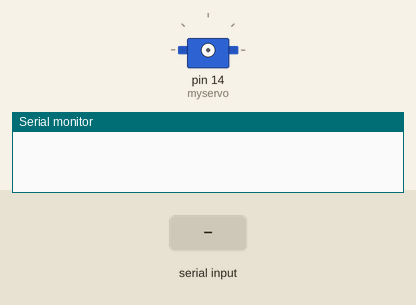
Recording of a sketch running on a simulated Arduino Uno, built with avr-gcc and run on an emulated ATmega328P. Shown: servo, the last lines printed to the serial monitor. Inputs (shaded band) come from the test bench.

Above: at 1.0 s.
1.1 s: "90,45\n" received over Serial
3.6 s: "30,150\n" received over Serial
At 6.5 s:
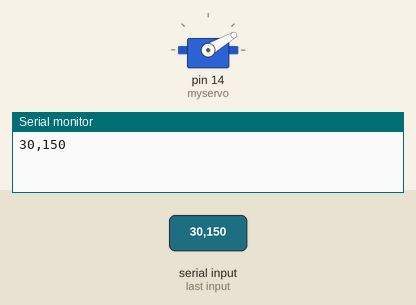
6.6 s: "90\n" received over Serial
At 8.4 s:
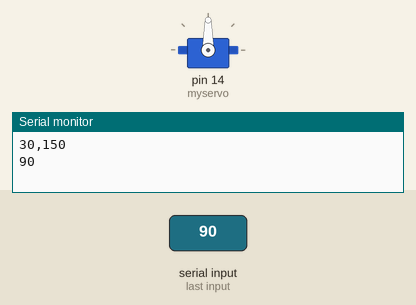
9.0 s: "200\n" received over Serial
At 11.4 s:
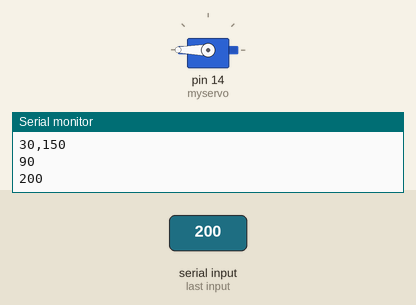
Timing chart, 0 to 12.4 s (numbered marks = the images above; inputs shaded):
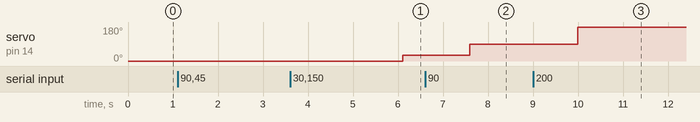

Measured:
- after the input at 3.6 s, servo on pin 14 (myservo): 0° → 30° after 2.5 s
- after the input at 6.6 s, servo on pin 14 (myservo): 30° → 90° after 1.0 s
- after the input at 9.0 s, servo on pin 14 (myservo): 90° → 180° after 1.0 s

The sketch:

sketch_aug29a.ino
```cpp
#include <Servo.h>
Servo myservo;

char cache[3] = {0, 0, 0};
int indexx = 0;

void setup() {
  Serial.begin(115200);
  delay(100);
  while (Serial.available() == 0)
  {
    delay(1);
  }
  String y = Serial.readString();
  myservo.attach(14);
  myservo.write(0);
  delay(3000);


}

void loop() {
  // put your main code here, to run repeatedly:

  if (Serial.available() > 0)
  {
    String ttt = Serial.readString();
    myservo.write(ttt.toInt());
    Serial.println(ttt);
  }/*
  myservo.write(indexx);
  delay(3000);
  if (indexx > 150)
    indexx = 0;
  indexx += 18;
  if (myservo.read() != 90)
  {
    delay(200);
    myservo.write(90);
  }*/
}
```
